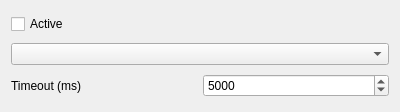
<?xml version="1.0" encoding="UTF-8"?>
<ui version="4.0">
 <class>GUI_NotificationPreferences</class>
 <widget class="QWidget" name="GUI_NotificationPreferences">
  <property name="geometry">
   <rect>
    <x>0</x>
    <y>0</y>
    <width>400</width>
    <height>112</height>
   </rect>
  </property>
  <layout class="QGridLayout" name="gridLayout">
   <item row="2" column="0">
    <widget class="QLabel" name="label_3">
     <property name="text">
      <string>Timeout (ms)</string>
     </property>
    </widget>
   </item>
   <item row="0" column="0" colspan="2">
    <widget class="QCheckBox" name="cb_activate">
     <property name="focusPolicy">
      <enum>Qt::StrongFocus</enum>
     </property>
     <property name="text">
      <string notr="true">Active</string>
     </property>
    </widget>
   </item>
   <item row="1" column="0" colspan="2">
    <widget class="Gui::ComboBox" name="combo_notification">
     <property name="focusPolicy">
      <enum>Qt::StrongFocus</enum>
     </property>
    </widget>
   </item>
   <item row="2" column="1">
    <widget class="QSpinBox" name="sb_timeout">
     <property name="focusPolicy">
      <enum>Qt::WheelFocus</enum>
     </property>
     <property name="minimum">
      <number>1000</number>
     </property>
     <property name="maximum">
      <number>60000</number>
     </property>
     <property name="singleStep">
      <number>1000</number>
     </property>
     <property name="value">
      <number>5000</number>
     </property>
    </widget>
   </item>
  </layout>
 </widget>
 <customwidgets>
  <customwidget>
   <class>Gui::ComboBox</class>
   <extends>QComboBox</extends>
   <header>Gui/Utils/Widgets/ComboBox.h</header>
  </customwidget>
 </customwidgets>
 <resources/>
 <connections/>
</ui>
